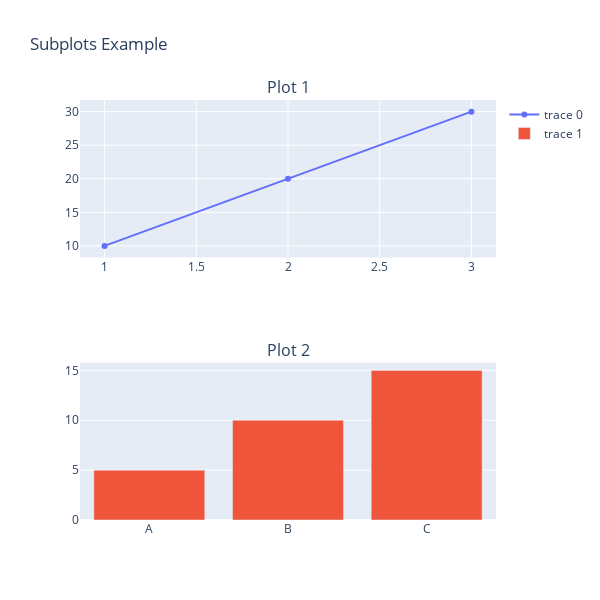

The cell this chart's notebook holds for it:
### Code cell
from plotly.subplots import make_subplots
import plotly.graph_objects as go

# 서브플롯 생성 (2행 1열)
fig = make_subplots(rows=2, cols=1, subplot_titles=('Plot 1', 'Plot 2'))

# 첫 번째 그래프 추가
fig.add_trace(
    go.Scatter(x=[1, 2, 3], y=[10, 20, 30]),
    row=1, col=1
)

# 두 번째 그래프 추가
fig.add_trace(
    go.Bar(x=['A', 'B', 'C'], y=[5, 10, 15]),
    row=2, col=1
)

# 레이아웃 업데이트
fig.update_layout(height=600, width=600, title_text="Subplots Example")

fig.show()

### Figure 1 — Plotly figure (JSON) as saved in the notebook; plotly's stock layout.template omitted (floating-point values rounded to 4 significant figures)
{"data": [{"type": "scatter", "x": [1, 2, 3], "xaxis": "x", "y": [10, 20, 30], "yaxis": "y"}, {"type": "bar", "x": ["A", "B", "C"], "xaxis": "x2", "y": [5, 10, 15], "yaxis": "y2"}], "layout": {"annotations": [{"font": {"size": 16}, "showarrow": false, "text": "Plot 1", "x": 0.5, "xanchor": "center", "xref": "paper", "y": 1, "yanchor": "bottom", "yref": "paper"}, {"font": {"size": 16}, "showarrow": false, "text": "Plot 2", "x": 0.5, "xanchor": "center", "xref": "paper", "y": 0.375, "yanchor": "bottom", "yref": "paper"}], "height": 600, "title": {"text": "Subplots Example"}, "width": 600, "xaxis": {"anchor": "y", "domain": [0, 1]}, "xaxis2": {"anchor": "y2", "domain": [0, 1]}, "yaxis": {"anchor": "x", "domain": [0.625, 1]}, "yaxis2": {"anchor": "x2", "domain": [0, 0.375]}}}
